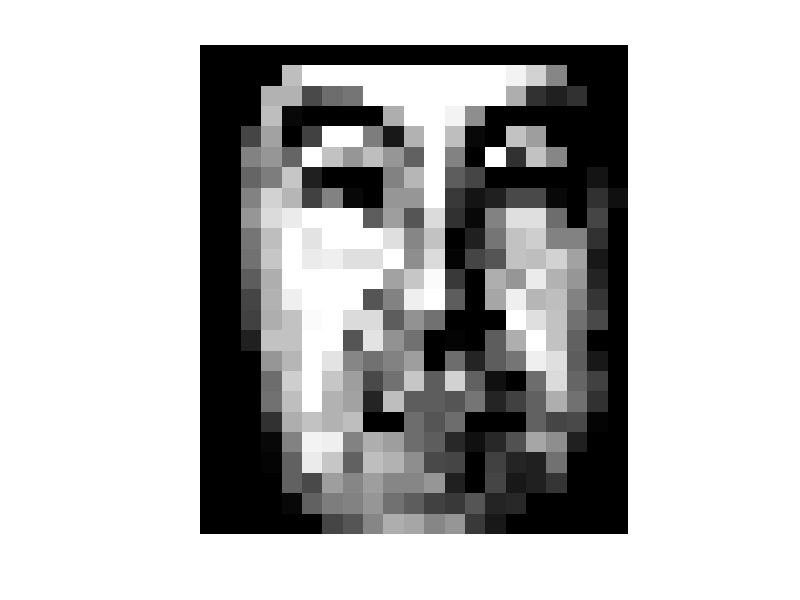

Recreate this plot in MATLAB.
data = load('data.mat');
face = data.face;
face_net = face(:,:,1:3:end);
face_exp = face(:,:,2:3:end);
face_illum = face(:,:,3:3:end);

check_net = face(:,:,3*1-2);
check_exp = face(:,:,3*1-1);
check_illum = face(:,:,3*1);

first_net = face_net(:,:,1);
figure;
imshow(check_net);
